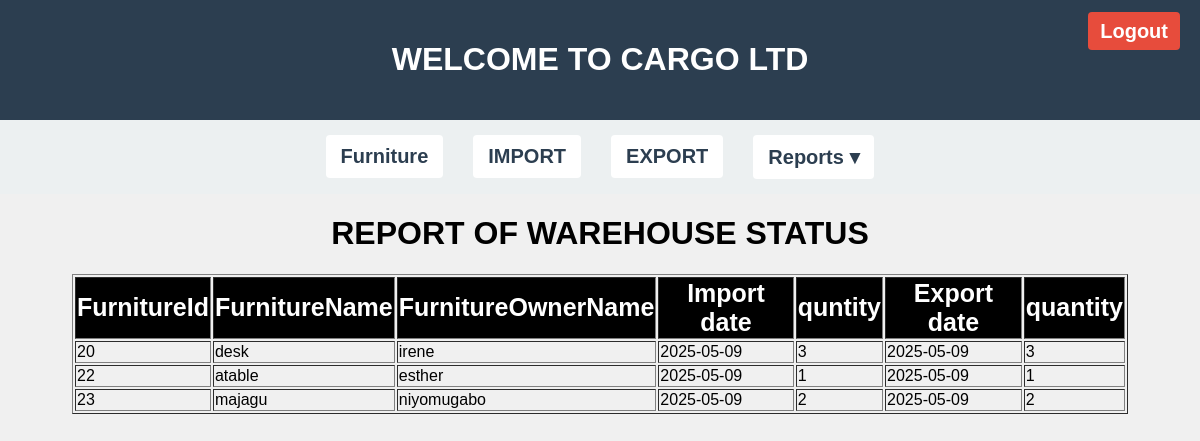
The app's page /report.php with its own data.
### tables this page shows
CREATE TABLE `furniture` (
  `FurnitureId` int(100) NOT NULL,
  `FurnitureName` varchar(100) NOT NULL,
  `FurnitureOwnerName` varchar(100) NOT NULL
);

CREATE TABLE `export` (
  `FurnitureId` int(100) NOT NULL,
  `ExportDate` date NOT NULL,
  `Quantity` varchar(100) NOT NULL
);

CREATE TABLE `import` (
  `FurnitureId` int(100) NOT NULL,
  `ImportDate` date NOT NULL,
  `Quantity` varchar(100) NOT NULL
);

### report.php (the view, shortened to what this page needs)
<?php
include 'index.php';
?>
<!DOCTYPE html>
<html>
<head>
</head>
<body>
	<center>
<tbody>
	<h1> REPORT OF WAREHOUSE STATUS </h1>
	<table border="" style="width:66em">
		<tr>
			<th>FurnitureId</th>
			<th>FurnitureName</th>
			<th>FurnitureOwnerName</th>
			<th>Import date</th>
			<th>quntity</th>
			<th>Export date</th>
			<th>quantity</th>
		</tr>
		<?php
      include 'connection.php';
		$select="SELECT * FROM furniture,import,export WHERE furniture.FurnitureId=import.FurnitureId and furniture.FurnitureId=export.FurnitureId";
		$query=mysqli_query($con,$select);
		while($fetch=mysqli_fetch_array($query)){
			echo "<tr>";
			echo "<td>" . $fetch['FurnitureId'] . "</td>";
			echo "<td>" . $fetch['FurnitureName'] . "</td>";
			echo "<td>" . $fetch['FurnitureOwnerName'] . "</td>";
			echo "<td>" . $fetch['ImportDate'] . "</td>";
			echo "<td>" . $fetch['Quantity'] . "</td>";
			echo "<td>" . $fetch['ExportDate'] . "</td>";
			echo "<td>" . $fetch['Quantity'] . "</td>";
			echo "</tr>";
}
		?>
	</table>
</tbody>
</center>
</body>
</html>

### index.php (style rules this page uses)
body { margin: 0; font-family: Arial, sans-serif; background-color: #f0f0f0; }

### report.php (style rules this page uses)
th { color: white; background-color: black; font-size: 25px; }

### records on screen
furniture: export.FurnitureId "20", FurnitureName "desk", FurnitureOwnerName "irene", import.ImportDate "2025-05-09", export.Quantity "3", export.ExportDate "2025-05-09"
furniture: export.FurnitureId "22", FurnitureName "atable", FurnitureOwnerName "esther", import.ImportDate "2025-05-09", export.Quantity "1", export.ExportDate "2025-05-09"
furniture: export.FurnitureId "23", FurnitureName "majagu", FurnitureOwnerName "niyomugabo", import.ImportDate "2025-05-09", export.Quantity "2", export.ExportDate "2025-05-09"
